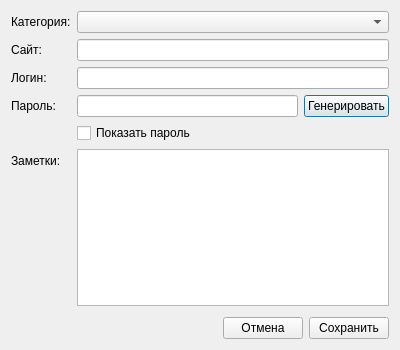
<?xml version="1.0" encoding="UTF-8"?>
<ui version="4.0">
 <class>Dialog</class>
 <widget class="QDialog" name="Dialog">
  <property name="geometry">
   <rect>
    <x>0</x>
    <y>0</y>
    <width>400</width>
    <height>350</height>
   </rect>
  </property>
  <property name="windowTitle">
   <string>Добавить пароль</string>
  </property>
  <layout class="QVBoxLayout" name="verticalLayout">
   <item>
    <layout class="QFormLayout" name="formLayout">
     <item row="0" column="0">
      <widget class="QLabel" name="label">
       <property name="text">
        <string>Категория:</string>
       </property>
      </widget>
     </item>
     <item row="0" column="1">
      <widget class="QComboBox" name="category_combo"/>
     </item>
     <item row="1" column="0">
      <widget class="QLabel" name="label_2">
       <property name="text">
        <string>Сайт:</string>
       </property>
      </widget>
     </item>
     <item row="1" column="1">
      <widget class="QLineEdit" name="website_input"/>
     </item>
     <item row="2" column="0">
      <widget class="QLabel" name="label_3">
       <property name="text">
        <string>Логин:</string>
       </property>
      </widget>
     </item>
     <item row="2" column="1">
      <widget class="QLineEdit" name="username_input"/>
     </item>
     <item row="3" column="0">
      <widget class="QLabel" name="label_4">
       <property name="text">
        <string>Пароль:</string>
       </property>
      </widget>
     </item>
     <item row="3" column="1">
      <layout class="QHBoxLayout" name="horizontalLayout">
       <item>
        <widget class="QLineEdit" name="password_input">
         <property name="echoMode">
          <enum>QLineEdit::Password</enum>
         </property>
        </widget>
       </item>
       <item>
        <widget class="QPushButton" name="generate_btn">
         <property name="text">
          <string>Генерировать</string>
         </property>
        </widget>
       </item>
      </layout>
     </item>
     <item row="4" column="1">
      <widget class="QCheckBox" name="show_password_check">
       <property name="text">
        <string>Показать пароль</string>
       </property>
      </widget>
     </item>
     <item row="5" column="0">
      <widget class="QLabel" name="label_5">
       <property name="text">
        <string>Заметки:</string>
       </property>
      </widget>
     </item>
     <item row="5" column="1">
      <widget class="QTextEdit" name="notes_input">
       <property name="maximumHeight">
        <number>60</number>
       </property>
      </widget>
     </item>
    </layout>
   </item>
   <item>
    <spacer name="verticalSpacer">
     <property name="orientation">
      <enum>Qt::Vertical</enum>
     </property>
     <property name="sizeHint" stdset="0">
      <size>
       <width>20</width>
       <height>40</height>
      </size>
     </property>
    </spacer>
   </item>
   <item>
    <layout class="QHBoxLayout" name="horizontalLayout_2">
     <item>
      <spacer name="horizontalSpacer">
       <property name="orientation">
        <enum>Qt::Horizontal</enum>
       </property>
       <property name="sizeHint" stdset="0">
        <size>
         <width>40</width>
         <height>20</height>
        </size>
       </property>
      </spacer>
     </item>
     <item>
      <widget class="QPushButton" name="cancel_btn">
       <property name="text">
        <string>Отмена</string>
       </property>
      </widget>
     </item>
     <item>
      <widget class="QPushButton" name="save_btn">
       <property name="text">
        <string>Сохранить</string>
       </property>
      </widget>
     </item>
    </layout>
   </item>
  </layout>
 </widget>
 <resources/>
 <connections/>
</ui>
